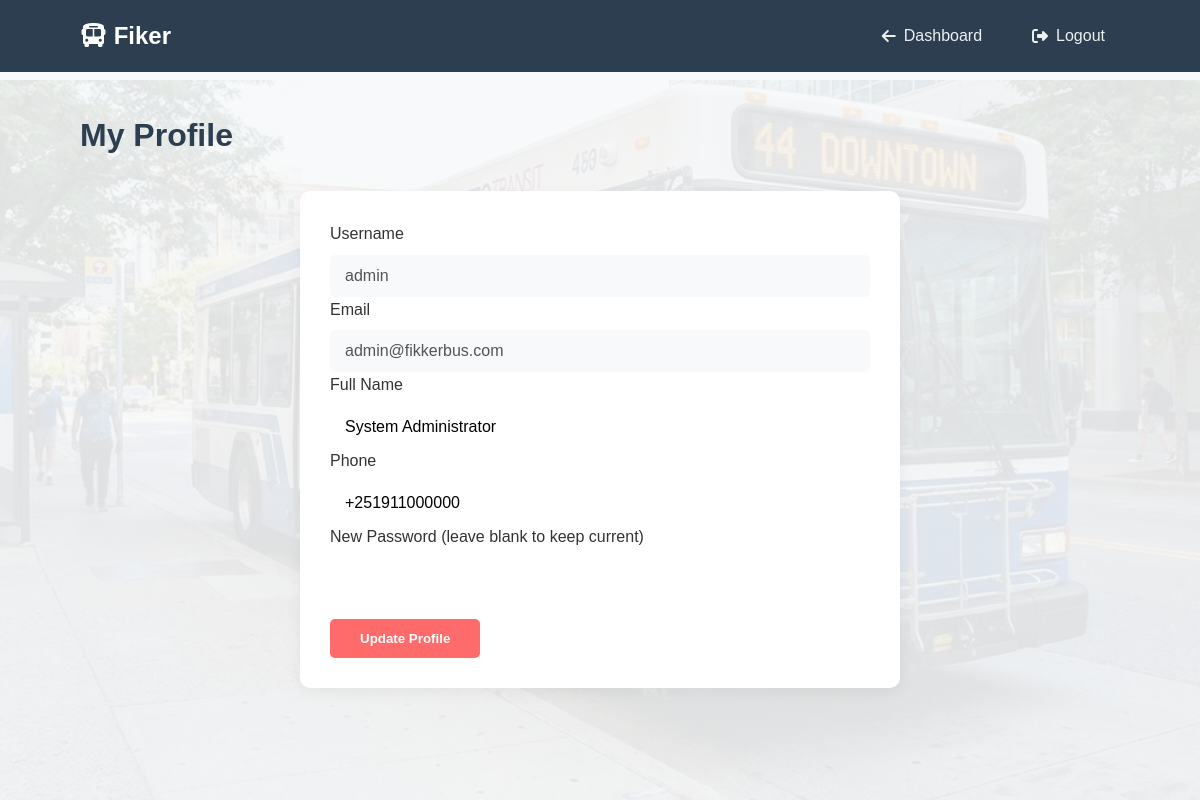
/dashboard/profile.php (signed in), run on the app's committed database.
### tables this page shows
CREATE TABLE `users` (
  `id` int(11) NOT NULL,
  `username` varchar(50) NOT NULL,
  `email` varchar(100) NOT NULL,
  `password` varchar(255) NOT NULL,
  `full_name` varchar(100) NOT NULL,
  `phone` varchar(20) DEFAULT NULL,
  `user_type` enum('traveler','admin') DEFAULT 'traveler',
  `created_at` timestamp NOT NULL DEFAULT current_timestamp()
);

### dashboard/profile.php (the view, shortened to what this page needs)
<?php
include '../php/config.php';
$user_id = $_SESSION['user_id'];
$stmt = $conn->prepare("SELECT * FROM users WHERE id = ?");
$stmt->bind_param("i", $user_id);
$stmt->execute();
$user = $stmt->get_result()->fetch_assoc();
?>
<!DOCTYPE html>
<html lang="en">
<head>
    <link rel="stylesheet" href="../css/style.css">
    <link rel="stylesheet" href="../css/dashboard.css">
    <link rel="stylesheet" href="https://cdnjs.cloudflare.com/ajax/libs/font-awesome/6.4.0/css/all.min.css">
</head>
<body>
    <nav class="dashboard-nav">
        <div class="container">
            <div class="nav-brand">
                <h2><i class="fas fa-bus"></i> Fiker</h2>
            </div>
            <div class="nav-menu">
                <a href="traveler.php"><i class="fas fa-arrow-left"></i> Dashboard</a>
                <a href="../php/auth.php?action=logout"><i class="fas fa-sign-out-alt"></i> Logout</a>
            </div>
        </div>
    </nav>
    <div class="dashboard-container">
        <div class="container">
            <div class="dashboard-header">
                <h1>My Profile</h1>
            </div>
            <div class="dashboard-section" style="max-width: 600px; margin: 0 auto;">
                <form method="POST">
                    <div class="form-group">
                        <label>Username</label>
                        <input type="text" value="<?php echo htmlspecialchars($user['username']); ?>" disabled style="background: #f8f9fa;">
                    </div>
                    <div class="form-group">
                        <label>Email</label>
                        <input type="email" value="<?php echo htmlspecialchars($user['email']); ?>" disabled style="background: #f8f9fa;">
                    </div>
                    <div class="form-group">
                        <label>Full Name</label>
                        <input type="text" name="full_name" value="<?php echo htmlspecialchars($user['full_name']); ?>" required>
                    </div>
                    <div class="form-group">
                        <label>Phone</label>
                        <input type="text" name="phone" value="<?php echo htmlspecialchars($user['phone']); ?>" required>
                    </div>
                    <div class="form-group">
                        <label>New Password (leave blank to keep current)</label>
                        <input type="password" name="password">
                    </div>
                    <button type="submit" class="btn-primary" style="margin-top: 20px;">Update Profile</button>
                </form>
            </div>
        </div>
    </div>
</body>
</html>

### css/style.css (style rules this page uses)
* { margin: 0; padding: 0; box-sizing: border-box; }
body { font-family: 'Poppins', sans-serif; line-height: 1.6; color: #333; background-color: #f8f9fa; }
.container { width: 90%; max-width: 1200px; margin: 0 auto; padding: 0 20px; }
.btn-primary { display: inline-block; background-color: #ff6b6b; color: white; padding: 12px 30px; border-radius: 5px; text-decoration: none; font-weight: 600; transition: all 0.3s; border: none; cursor: pointer; }
.form-group { display: flex; flex-direction: column; }
.form-group label { margin-bottom: 8px; font-weight: 500; }
.form-group select, .form-group input { padding: 12px 15px; border-radius: 5px; border: none; font-family: 'Poppins', sans-serif; font-size: 1rem; }

### css/dashboard.css (style rules this page uses)
.dashboard-nav { background-color: #2c3e50; color: white; padding: 15px 0; position: fixed; width: 100%; top: 0; z-index: 1000; }
.dashboard-nav .container { display: flex; justify-content: space-between; align-items: center; }
.nav-brand { display: flex; align-items: center; gap: 20px; }
.nav-brand h2 { color: white; font-size: 1.5rem; }
.nav-menu { display: flex; gap: 20px; }
.nav-menu a { color: #ecf0f1; text-decoration: none; padding: 8px 15px; border-radius: 5px; transition: all 0.3s; display: flex; align-items: center; gap: 8px; }
.dashboard-container { margin-top: 80px; padding: 30px 0; min-height: calc(100vh - 80px); background: linear-gradient(rgba(248, 249, 250, 0.9), rgba(248, 249, 250, 0.9)), url('../assets/images/bus4.png'); background-size: cover; background-position: center; background-attachment: fixed; }
.dashboard-header { display: flex; justify-content: space-between; align-items: center; margin-bottom: 30px; }
.dashboard-header h1 { color: #2c3e50; }
.dashboard-section { background-color: white; padding: 30px; border-radius: 10px; box-shadow: 0 5px 15px rgba(0, 0, 0, 0.05); margin-bottom: 30px; }

### data on the page
users: username "admin", email "admin@fikkerbus.com", full_name "System Administrator", phone "+251911000000"
